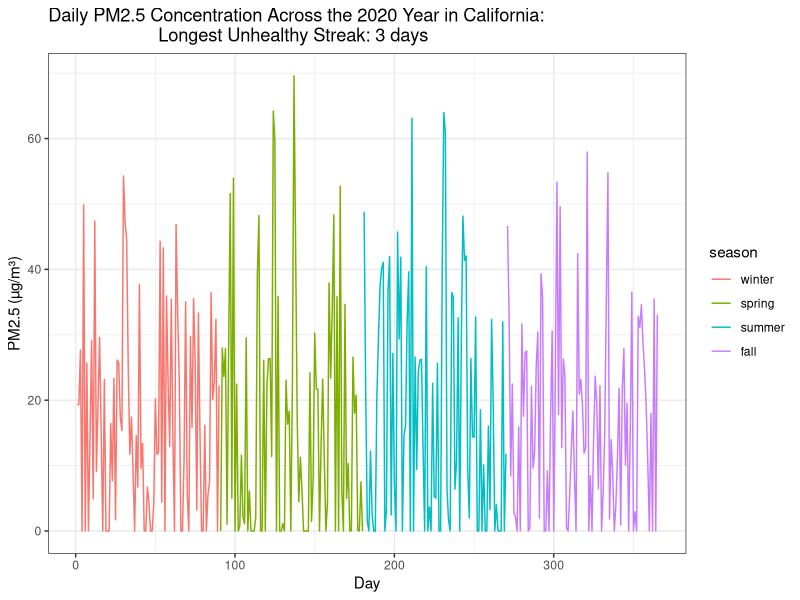
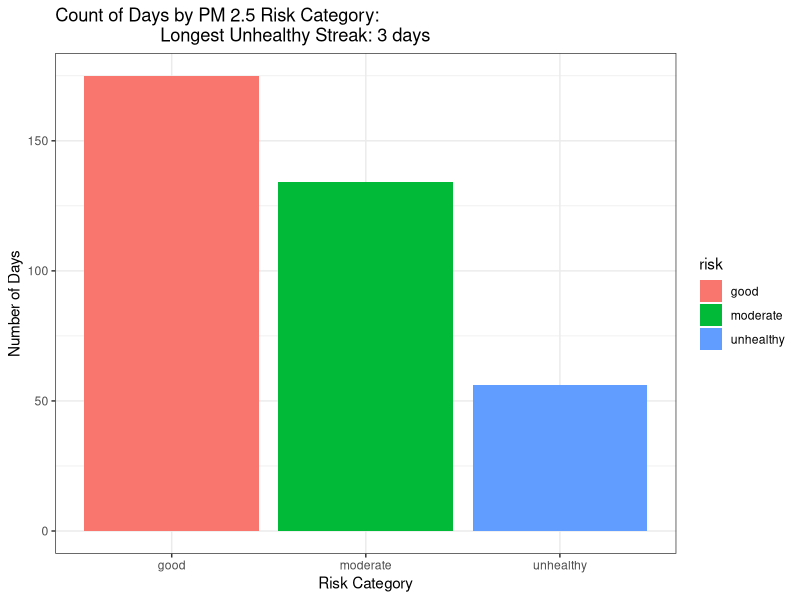

The R source for these figures, in order:
## ---- chunk 1
library(tidyverse)

air_quality_df <- tibble(
  Day    = 1:365,
  PM2.5  = pmax(0, rnorm(n = 365, mean = 12.75, sd = 22.38)),
  Season = factor(
    case_when(
      Day %in% 1:90    ~ "winter",
      Day %in% 91:180  ~ "spring",
      Day %in% 181:270 ~ "summer",
      Day %in% 271:365 ~ "fall"),
    levels = c("winter", "spring", "summer", "fall")),
  Risk = NA)

summary(air_quality_df$PM2.5)

## ---- chunk 2
# start the streak counters both at 0 before the loop begins
current_streak     <- 0
max_unhealthy_streak <- 0

# run the loop for each day 
for (i in 1:nrow(air_quality_df)) {
  
  # grab the PM2.5 value for the current day (row i)
  pm_value <- air_quality_df$PM2.5[i]
  
  # assign a risk category based on EPA thresholds
  if (pm_value < 12) {
    air_quality_df$Risk[i] <- "good"
    
  } else if (pm_value <= 35.4) {
    air_quality_df$Risk[i] <- "moderate"
    
  } else {
    air_quality_df$Risk[i] <- "unhealthy"
  }
  
  # update the streak counters
  if (air_quality_df$Risk[i] == "unhealthy") {
    current_streak <- current_streak + 1          # extend the streak
  } else {
    current_streak <- 0                           # broken streak, reset
  }
  
  # check if current streak beats the record
  if (current_streak > max_unhealthy_streak) {
    max_unhealthy_streak <- current_streak
  }
}

print(max_unhealthy_streak)
## ---- chunk 3
# create empty counters for each season, starting at zero
winter_unhealthy <- 0
spring_unhealthy <- 0
summer_unhealthy <- 0
fall_unhealthy   <- 0

# loop through every row
for (i in 1:nrow(air_quality_df)) {
  
  if (air_quality_df$Risk[i] == "unhealthy") {
    
    if (air_quality_df$Season[i] == "winter") {
      winter_unhealthy <- winter_unhealthy + 1
      
    } else if (air_quality_df$Season[i] == "spring") {
      spring_unhealthy <- spring_unhealthy + 1
      
    } else if (air_quality_df$Season[i] == "summer") {
      summer_unhealthy <- summer_unhealthy + 1
      
    } else if (air_quality_df$Season[i] == "fall") {
      fall_unhealthy <- fall_unhealthy + 1
    }
  }
}

# print the results
print(winter_unhealthy)
print(spring_unhealthy)
print(summer_unhealthy)
print(fall_unhealthy)
## ---- chunk 4
#Time series 

colnames(air_quality_df) <- c("day", "pm25", "season", "risk") 

plot_title <- sprintf("Daily PM2.5 Concentration Across the 2020 Year in California: 
                      Longest Unhealthy Streak: %d days", max_unhealthy_streak)

ggplot(air_quality_df, aes(x = day, y = pm25, color = season)) +
  geom_line() +
  labs(
    title = plot_title,
    x = "Day",
    y = "PM2.5 (µg/m³)") +
  theme_bw()
       
## ---- chunk 5
# bar chart 

bar_title <- sprintf("Count of Days by PM 2.5 Risk Category:
                     Longest Unhealthy Streak: %d days",
                     max_unhealthy_streak)

ggplot(air_quality_df, aes(x = risk, fill = risk)) +
  geom_bar() +
  labs(
    title = bar_title,
    x = "Risk Category",
    y = "Number of Days") + 
  theme_bw()
  
  
